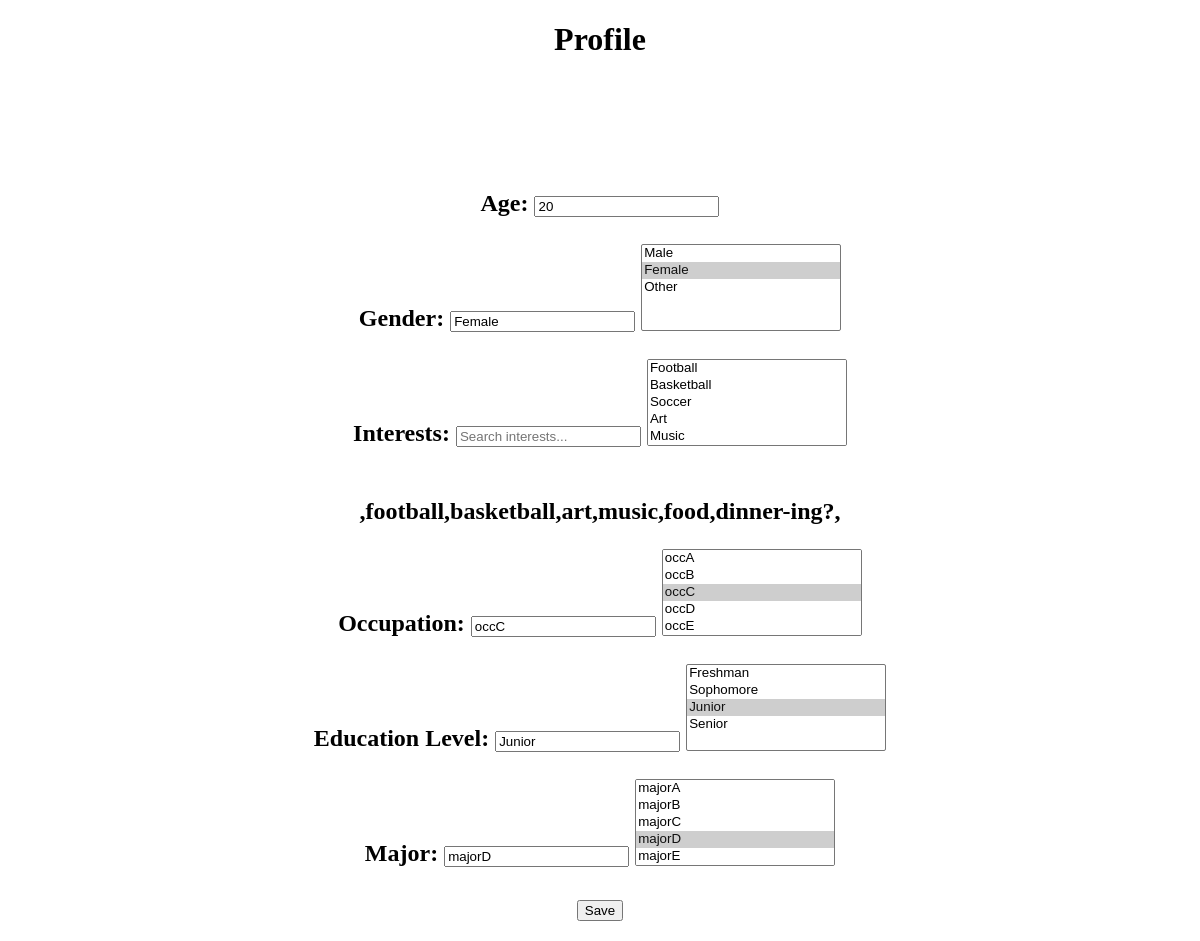
Page /profile (signed in) on the earlier database version.
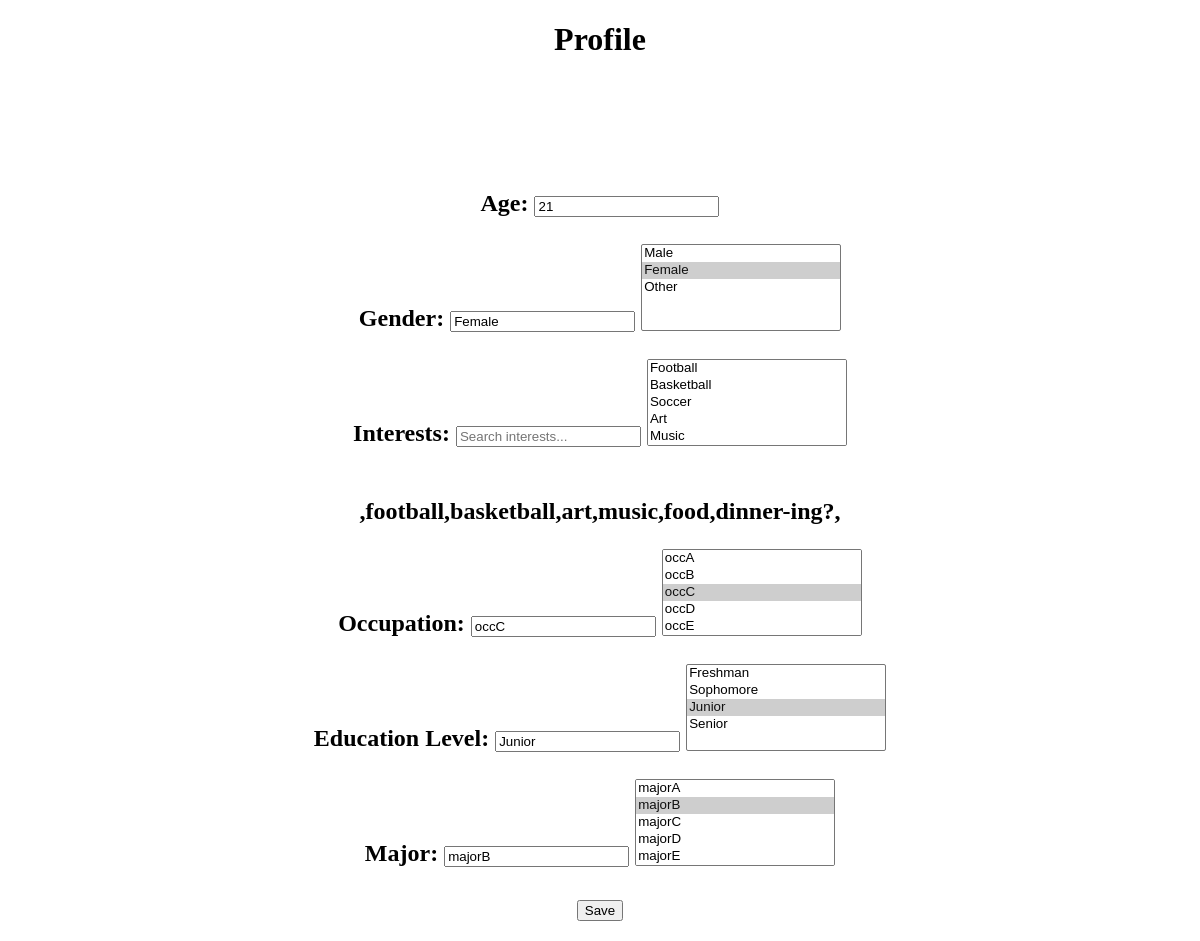
Same page on the later database version.
### logic/database.py (models this page shows)
class Profile(Base):
    __tablename__ = 'profiles'
    id = Column(Integer, primary_key=True)
    user_id = Column(Integer, ForeignKey('users.id', ondelete='CASCADE'), nullable=False)
    firstName = Column(String, nullable=False)
    lastName = Column(String, nullable=False)
    age = Column(Integer)
    gender = Column(String)
    interests = Column(JSON)
    occupation = Column(String)
    education_level = Column(String)
    major = Column(String)
    user = relationship('User', back_populates='profile')

### logic/profile_logic.py (the view, shortened to what this page needs)
@profile_bp.route('/profile', methods=['GET', 'POST'])
def profile():
    sqlsession = Session()
    user_id = session.get('user_id')
    messages = []
    user = sqlsession.query(Profile).filter_by(user_id=user_id).first()
    interests_string=""
    if user.interests is not None:
        for key, value in user.interests.items():
            interests_string += key + ","
    return render_template('profile.html', messages=messages, user=user, interests_string=interests_string, interests=INTERESTS_LIST, majors=MAJOR_LIST, occupations=OCC_LIST, ed_level=ED_LIST)

### templates/profile.html (shortened to what this page needs)
<!DOCTYPE html>
<html lang="en">
<head>
</head>
<body>
    <div align="center">
        <div align="center" class="border">
            <div class="header">
                <h1 class="word">Profile</h1>
            </div>
            <br><br><br><br><br>
            <h2 class="word">
                <form action="{{ url_for('profile.profile') }}" method="post">
                    <label for="age">Age:</label>
                    <input type="text" id="age" name="age" value="{{ user.age }}" placeholder="Enter your age..." min="17" max="100" pattern="\d+" required><br><br>
                    <label for="gender">Gender:</label>
                    <input type="text" id="gender_input" name="gender_input" value="{{ user.gender }}" placeholder="Select gender..." required>
                    <select id="gender" name="gender" size="5" style="width: 200px;" onchange="updateDisplay('gender')">
                        <option value="Male" {% if user.gender == "Male" %} selected {% endif %}>Male</option>
                        <option value="Female" {% if user.gender == "Female" %} selected {% endif %}>Female</option>
                        <option value="Other" {% if user.gender == "Other" %} selected {% endif %}>Other</option>
                    </select><br><br>
                    <label for="interest">Interests:</label>
                    <input type="text" id="interest_input" onkeyup="filterOptions('interest_input', 'interest')" placeholder="Search interests...">
                    <select id="interest" name="interest" size="5" style="width: 200px;">
                        {% for i in interests %}
                            <option value="{{i}}">{{i.capitalize()}}</option>
                        {% endfor %}
                    </select><br><br>
                    <p id="selected_interests_list" name="selected_interests" value="{{interests_string}}">{{interests_string}}</p>
                    <label for="occupation">Occupation:</label>
                    <input type="text" id="occupation_input" name="occupation_input" value="{{ user.occupation }}" onkeyup="filterOptions('occupation_input', 'occupation')" placeholder="Search occupations..." required>
                    <select id="occupation" name="occupation" size="5" style="width: 200px;" onchange="updateDisplay('occupation')">
                        {% for i in occupations %}
                            <option value="{{i}}" {% if user.occupation == i %} selected {% endif %}>{{ i }}</option>
                        {% endfor %}
                    </select><br><br>
                    <label for="education_level">Education Level:</label>
                    <input type="text" id="education_level_input" name="education_level_input" value="{{ user.education_level }}" onkeyup="filterOptions('education_level_input','education_level')" placeholder="Choose year..." required>
                    <select id="education_level" name="education_level" size="5" style="width: 200px;" onchange="updateDisplay('education_level')">
                        {% for i in ed_level %}
                            <option value="{{i}}"{% if user.education_level == i %} selected {% endif %}>{{ i }}</option>
                        {% endfor %}
                    </select><br><br>
                    <label for="major">Major:</label>
                    <input type="text" id="major_input" name="major_input" value="{{user.major}}" onkeyup="filterOptions('major_input', 'major')" placeholder="Search majors..." required>
                    <select id="major" name="major" size="5" style="width: 200px;" onchange="updateDisplay('major')">
                        {% for i in majors %}
                            <option value="{{i}}"{% if user.major == i %} selected {% endif %}>{{ i }}</option>
                        {% endfor %}
                    </select><br><br>
                    <input type="submit" class="btn" value="Save">
                </form>
            </h2>
        </div>
    </div>
</body>
</html>

Differences in the rows shown:
changed Profile "Female": age "20" → "21"; major_input "majorD" → "majorB"; major "majorA / majorB / majorC / majorD ☑ / majorE" → "majorA / majorB ☑ / majorC / majorD / majorE"
